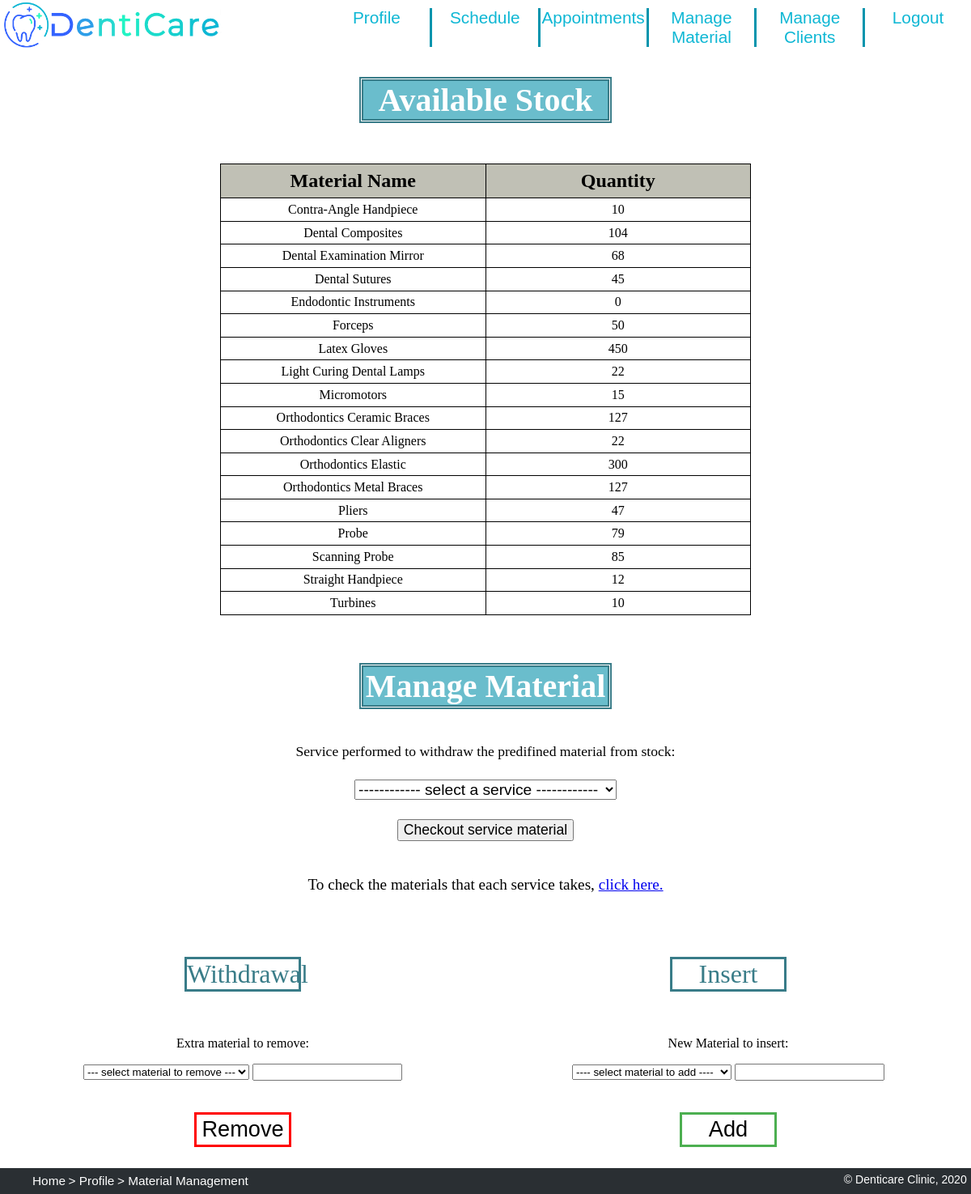
Before: /manage_material.php with the older database file.
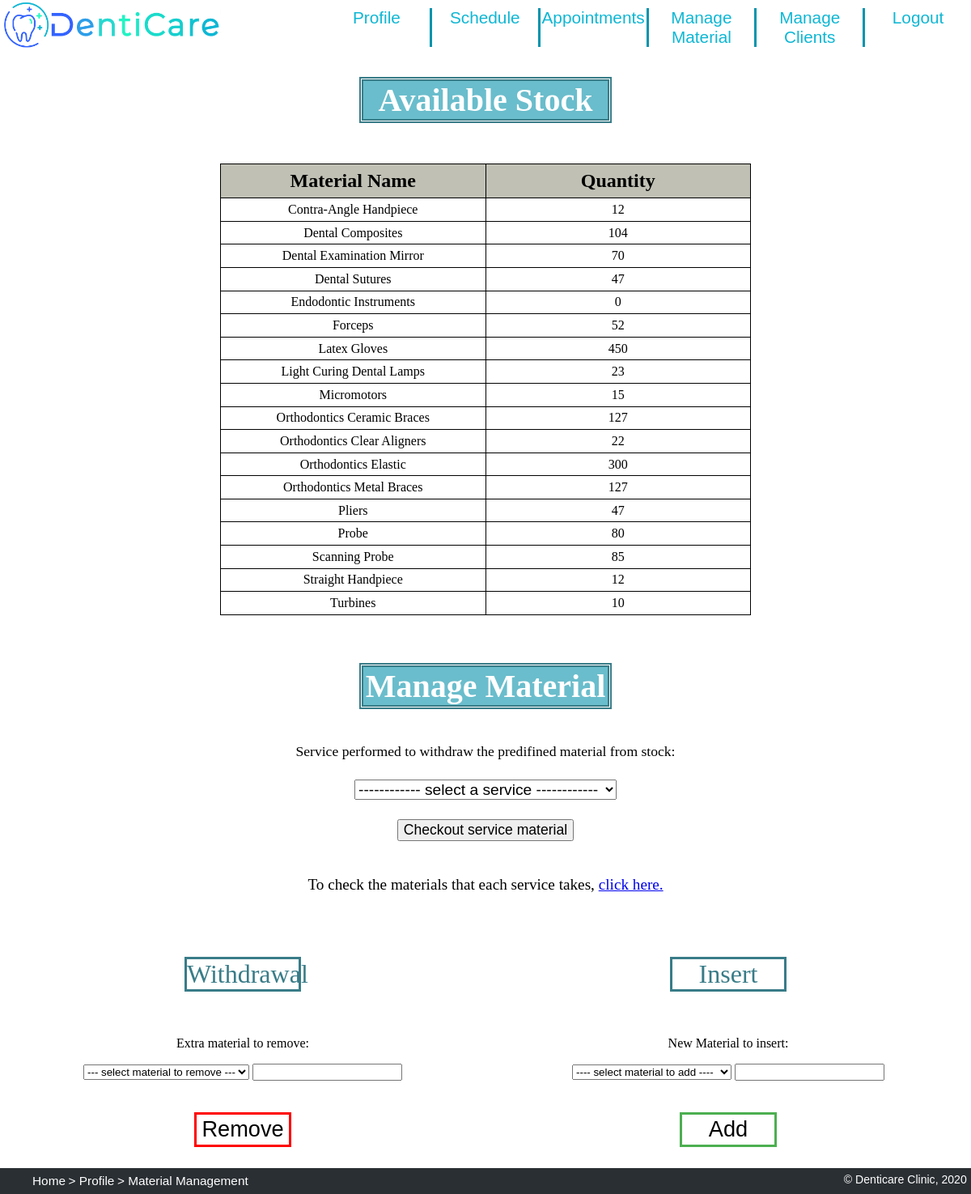
After: the same page with the newer database file.
### tables this page shows
CREATE TABLE material (
    name text PRIMARY KEY,
    quantity_in_stock integer NOT NULL CHECK(quantity_in_stock >= 0)
);

### database/material_db.php (called while the page is built, shortened)
<?php
    function getAllMaterial() {
        global $dbh;
        $stmt = $dbh->prepare('SELECT * FROM material ORDER BY name');
        $stmt->execute();
        return $stmt->fetchAll();
    }
?>

### manage_material.php (the view, shortened to what this page needs)
<?php
    require_once('database/init_db.php');
    require_once('database/material_db.php');
    $material = getAllMaterial();
    include('templates/profile_header_tpl.php');
?>
    <h1 id="stock"> Available Stock </h1>
    <table id="table">
        <tr>
            <th scope="col"> Material Name </th>
            <th scope="col"> Quantity </th>
        </tr>
        <?php
            foreach ($material as $row) { ?>
                <tr>
                    <td> <?php echo $row['name'] ?></td>
                    <td> <?php echo $row['quantity_in_stock'] ?> </td>
                </tr>
            <?php } ?>
    </table>
    <h1 id="manage_title"> Manage Material </h1>
    <form action="/action_manage_material.php" id="service_applied" method="post">
        <label> Service performed to withdraw the predifined material from stock: </label><br>
        <select name="service" id="service_mat" value="Services">
            <option hidden disabled selected value>------------ select a service ------------ </option>
        </select>
        <input type="submit" value="Checkout service material">
    </form>
    <p id='mat_per_serv'>To check the materials that each service takes, <a href="material_per_service.php"> click here.</a> </p>
    <?php if (isset($_SESSION['mat_error'])) ?> <p id="err"> <?php { echo $_SESSION['mat_error']; UNSET($_SESSION['mat_error']); } ?>
    <div id="management">
        <h2>Withdrawal</h2>
        <h2>Insert</h2>
        <form action="/action_manage_material.php" id="remove_from_stock" method="post">
            <p>Extra material to remove:</p>
            <select name="material_rem" id="xtra_mat">
                <option hidden disabled selected value> --- select material to remove --- </option>
            </select>
            <input type="number" name="qtty_rem" id="qty_remove" min="0">
        </form>
        <button type="submit" value="Remove" id="remove_mat" form="remove_from_stock">Remove</button>
        <form action="/action_manage_material.php" id="add_to_stock" method="post">
            <p>New Material to insert:</p>
            <select name="add_material" id="add_material">
                <option hidden disabled selected value> ---- select material to add ---- </option>
            </select>
            <input type="number" name="qtty_add" id="qty_add" min="0">
        </form>
        <button type="submit" value="Add" id="add_mat" form="add_to_stock">Add</button>
    </div>
    <?php include('templates/footer_tpl.php'); ?>

### templates/profile_header_tpl.php (shortened to what this page needs)
<!DOCTYPE html>
<html lang="en">
<head>
    <link href="css/style.css" rel="stylesheet">
    <link href="css/layout.css" rel="stylesheet">
    <link href="css/profilePage.css" rel="stylesheet">
    <?php if ($_SERVER['PHP_SELF'] == '/dentalAuxiliary.php' || $_SERVER['PHP_SELF'] == '/dentalAuxiliary_appointments.php' || $_SERVER['PHP_SELF'] == '/manage_material.php' || $_SERVER['PHP_SELF'] == '/manage_clients.php') { ?>
        <link href="css/priceTable.css" rel="stylesheet">
        <link href="css/material.css" rel="stylesheet">
        <link href="css/mat_per_service.css" rel="stylesheet">
        <link href="css/dentistAppointments.css" rel="stylesheet">
    <?php } ?>
    <link href="https://cdnjs.cloudflare.com/ajax/libs/font-awesome/4.7.0/css/font-awesome.min.css" rel="stylesheet">
</head>
<body>
    <header>
        <a href='index.php' title="Home">
            <img src="images/logo.png" alt="Dentist Clinic Logo">
        </a>
        <nav>
            <ul>
                <?php if ($_SERVER['PHP_SELF'] == '/dentalAuxiliary.php' || $_SERVER['PHP_SELF'] == '/dentalAuxiliary_appointments.php' || $_SERVER['PHP_SELF'] == '/manage_material.php' || $_SERVER['PHP_SELF'] == '/manage_clients.php') { ?>
                    <li><a href='dentalAuxiliary.php' title="Profile"> Profile </a></li>
                    <li><a href='dentalAuxiliary.php#Schedule' title="Schedule"> Schedule </a></li>
                    <li><a href='dentalAuxiliary_appointments.php' title="Appointments"> Appointments </a></li>
                    <li><a href= 'manage_material.php' title="Material"> Manage Material </a></li>
                    <li><a href= 'manage_clients.php' title="Manage Clients"> Manage Clients </a></li>
                    <li><a href='action_logout.php' title="Logout"> Logout </a></li>
                <?php } ?>
            </ul>
        </nav>
    </header>

### templates/footer_tpl.php (shortened to what this page needs)
    <footer>
        <ul class="breadcrumb">
            <?php if ($_SERVER['PHP_SELF'] == '/manage_material.php') { ?>
                <li><a href='index.php'> Home </a></li>
                <li><a href='dentalAuxiliary.php'> Profile </a></li>
                <li> Material Management </li>
            <?php } ?>
        </ul>
        <p>&copy; Denticare Clinic, 2020</p>
    </footer>
</body>
</html>

### css/style.css (style rules this page uses)
html { background: url(https://media.istockphoto.com/vectors/abstract-white-gray-background-with-clean-smooth-soft-wave-vector-vector-id915242162?k=6&m=915242162&s=170667a&w=0&h=4WM4DJV-ZH4vGMzR6MZ9FEHTHWEkW3EGcwXswC1MwlI=) no-repeat center center fixed; -webkit-background-size: cover; -moz-background-size: cover; -o-background-size: cover; background-size: cover; scroll-behavior: smooth; }
body>header { background-color: rgb(255, 255, 255); color: rgb(14, 183, 212); }
body>header img:first-child { height: 4em; }
body>header ul { height: auto; margin: 0; padding: 0; }
body>header li { background-color: white; text-align: center; list-style-type: none; font-family: Arial, Helvetica, sans-serif; font-size: 130%; border-right: 3px solid rgb(3, 148, 173); }
body>header li:last-child { border-right: 0px solid white; }
body>header a { color: rgb(14, 183, 212); text-decoration: none; }
#contacts p, li { font-family: Arial, Helvetica, sans-serif; text-align: center; }
footer { background-color: #2A2F33; color: white; width:100%; font-size: 80%; font-family: Arial, Helvetica, sans-serif; }
footer p { margin:0; margin-right: 1%; margin-top:1%; text-align: right; font-size: 110%; }
footer p, ul { padding-bottom: 1%; }
footer>ul.breadcrumb { margin: 0; margin-top:1%; }
footer>ul.breadcrumb li { display: inline-block; font-size: 120%; }
footer>ul.breadcrumb li+li:before { content: " \003E \0020"; }
footer>ul.breadcrumb li a { color: white; text-decoration: none; }

### css/layout.css (style rules this page uses)
body { width: 100%; margin: 0; padding: 0; display: grid; grid-template-rows: [start] auto [first] auto [services] 10fr [end]; }
body>header { grid-row: start/first; }
body>header { display: grid; grid-template-columns: [logo] 1fr [menu] 2fr [end]; grid-template-rows: auto auto; }
header>nav { align-self: center; }
body>header img:first-child { grid-column: logo/menu; grid-row: 1; justify-self: left; }
body>header nav { grid-column: menu/end; grid-row: 1; }
body>header ul { display: flex; flex-direction: row; justify-content: center; }
body>header li { flex: 1; }
footer { display: grid; grid-template-rows: [start] auto [end]; }
footer>ul { grid-row: start/end; }
footer>p { grid-row: start/end; }

### css/profilePage.css (style rules this page uses)
#scheduleTable th, td { font-size: 1em; border: 1px solid black; padding-top: 0.5em; padding-bottom: 0.3em; width: 20em; text-align: center; text-transform: capitalize; color: black; text-decoration: none; }

### css/priceTable.css (style rules this page uses)
#table { margin: 2em 17em; border-collapse: collapse; }
#table tr:first-of-type { background-color: #c0c0b5; }
#table th { font-size: 150%; border: 1px solid black; padding: 0.3em 0; }
#table td { text-align: center; border: 1px solid black; padding: 0.3em 0; text-transform: capitalize; background-color: white; }

### css/material.css (style rules this page uses)
#stock, #manage_title { font-size: 250%; margin-left: 37%; margin-right: 37%; margin-bottom: 1.5%; text-align: center; background: rgba(96, 185, 201, 0.932); background-clip: content-box; color: white; border: 5px double rgb(57, 124, 136); }
#service_applied { display:flex; justify-content: center; flex-wrap: wrap; }
#service_applied > label { padding:2% 30%; font-size: 110%; }
#service_applied > select { margin:0 30%; font-size: 120%; }
#service_applied > input { margin:2% 30%; font-size: 110%; }
#mat_per_serv { text-align: center; font-size: 120%; }
#management { display:grid; grid-template-columns:1fr 1fr; grid-template-rows: 1fr 1fr 1fr; }
#management > h2 { grid-row:1; font-size: 200%; font-weight: normal; padding: 0; margin-left: 38%; margin-right: 38%; text-align: center; background: rgba(255, 255, 255, 0); background-clip: content-box; color: rgb(57, 124, 136); border: 3px solid rgb(57, 124, 136); }
#remove_from_stock, #add_to_stock { place-self: center; grid-row:2; }
#remove_from_stock { grid-column : 1; }
#add_to_stock { grid-column : 2; }
#remove_from_stock>p, #add_to_stock>p { text-align: center; }
#remove_mat, #add_mat { border: none; width: 20%; height:45%; color: white; text-align: center; text-decoration: none; font-size: 170%; place-self: center; cursor: pointer; transition-duration: 0.4s; grid-row:3; }
#add_mat { background-color: white; color: black; border: 3px solid #4CAF50; grid-column : 2; }
#remove_mat { background-color: white; color: black; border: 3px solid red; grid-column : 1; }

### css/mat_per_service.css (style rules this page uses)
h2, h3 { text-align: center; text-transform: capitalize; }

Changed rows visible on the page:
changed material "Contra-Angle Handpiece": quantity_in_stock "10" → "12"
changed material "Dental Examination Mirror": quantity_in_stock "68" → "70"
changed material "Dental Sutures": quantity_in_stock "45" → "47"
changed material "Forceps": quantity_in_stock "50" → "52"
changed material "Light Curing Dental Lamps": quantity_in_stock "22" → "23"
changed material "Probe": quantity_in_stock "79" → "80"
